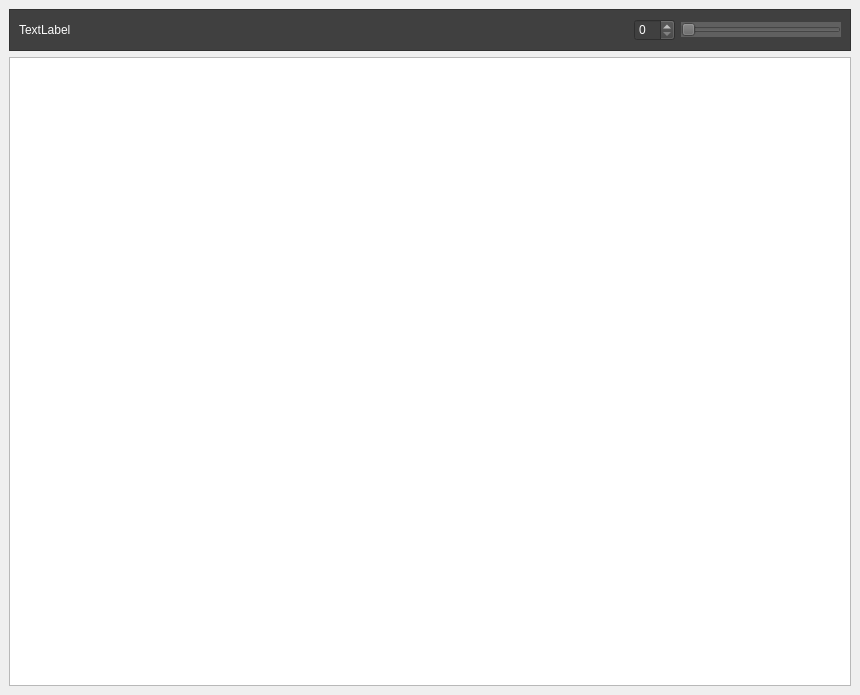
<?xml version="1.0" encoding="UTF-8"?>
<ui version="4.0">
 <class>MainWindow</class>
 <widget class="QMainWindow" name="MainWindow">
  <property name="geometry">
   <rect>
    <x>0</x>
    <y>0</y>
    <width>860</width>
    <height>695</height>
   </rect>
  </property>
  <property name="font">
   <font>
    <pointsize>17</pointsize>
   </font>
  </property>
  <property name="windowTitle">
   <string>MainWindow</string>
  </property>
  <property name="windowIcon">
   <iconset resource="../resources/icons_db.qrc">
    <normaloff>:/app.png</normaloff>:/app.png</iconset>
  </property>
  <widget class="QWidget" name="centralwidget">
   <layout class="QVBoxLayout" name="verticalLayout">
    <item>
     <widget class="QFrame" name="frame">
      <property name="minimumSize">
       <size>
        <width>0</width>
        <height>40</height>
       </size>
      </property>
      <property name="baseSize">
       <size>
        <width>0</width>
        <height>0</height>
       </size>
      </property>
      <property name="styleSheet">
       <string notr="true">background-color:#404040;font:#fcfcfc;</string>
      </property>
      <property name="frameShape">
       <enum>QFrame::StyledPanel</enum>
      </property>
      <property name="frameShadow">
       <enum>QFrame::Raised</enum>
      </property>
      <layout class="QHBoxLayout" name="horizontalLayout_2">
       <item>
        <layout class="QHBoxLayout" name="horizontalLayout">
         <item>
          <widget class="QLabel" name="label">
           <property name="styleSheet">
            <string notr="true">color:#fcfcfc;</string>
           </property>
           <property name="text">
            <string>TextLabel</string>
           </property>
          </widget>
         </item>
         <item>
          <spacer name="horizontalSpacer">
           <property name="orientation">
            <enum>Qt::Horizontal</enum>
           </property>
           <property name="sizeHint" stdset="0">
            <size>
             <width>40</width>
             <height>20</height>
            </size>
           </property>
          </spacer>
         </item>
         <item>
          <widget class="QSpinBox" name="spinBox">
           <property name="styleSheet">
            <string notr="true">color:#fcfcfc;</string>
           </property>
          </widget>
         </item>
         <item>
          <widget class="QSlider" name="horizontalSlider">
           <property name="enabled">
            <bool>true</bool>
           </property>
           <property name="sizePolicy">
            <sizepolicy hsizetype="Fixed" vsizetype="Fixed">
             <horstretch>0</horstretch>
             <verstretch>0</verstretch>
            </sizepolicy>
           </property>
           <property name="minimumSize">
            <size>
             <width>160</width>
             <height>0</height>
            </size>
           </property>
           <property name="styleSheet">
            <string notr="true">background-color:#606060;</string>
           </property>
           <property name="orientation">
            <enum>Qt::Horizontal</enum>
           </property>
          </widget>
         </item>
        </layout>
       </item>
      </layout>
     </widget>
    </item>
    <item>
     <layout class="QVBoxLayout" name="verticalLayout_2">
      <item>
       <widget class="QTextEdit" name="textEdit">
        <property name="font">
         <font>
          <family>ALi-Uni Samik</family>
          <pointsize>72</pointsize>
          <underline>false</underline>
          <stylestrategy>PreferAntialias</stylestrategy>
          <kerning>false</kerning>
         </font>
        </property>
        <property name="acceptDrops">
         <bool>false</bool>
        </property>
        <property name="locale">
         <locale language="Arabic" country="Iraq"/>
        </property>
       </widget>
      </item>
     </layout>
    </item>
   </layout>
  </widget>
  <action name="actionSelectFiles">
   <property name="icon">
    <iconset resource="../resources/icons_db.qrc">
     <normaloff>:/icons/new.png</normaloff>:/icons/new.png</iconset>
   </property>
   <property name="text">
    <string>Select Files</string>
   </property>
   <property name="toolTip">
    <string>Select Files</string>
   </property>
  </action>
  <action name="actionClearList">
   <property name="icon">
    <iconset resource="../resources/icons_db.qrc">
     <normaloff>:/icons/trash.png</normaloff>:/icons/trash.png</iconset>
   </property>
   <property name="text">
    <string>Clear List</string>
   </property>
   <property name="toolTip">
    <string>Clear List</string>
   </property>
  </action>
  <action name="actionDeleteItems">
   <property name="icon">
    <iconset resource="../resources/icons_db.qrc">
     <normaloff>:/icons/file_remove.png</normaloff>:/icons/file_remove.png</iconset>
   </property>
   <property name="text">
    <string>Delete Items</string>
   </property>
  </action>
  <action name="actionSettings">
   <property name="icon">
    <iconset resource="../resources/icons_db.qrc">
     <normaloff>:/icons/settings.png</normaloff>:/icons/settings.png</iconset>
   </property>
   <property name="text">
    <string>Settings</string>
   </property>
  </action>
 </widget>
 <resources>
  <include location="../resources/icons_db.qrc"/>
  <include location="../resources/samples.qrc"/>
 </resources>
 <connections/>
</ui>
